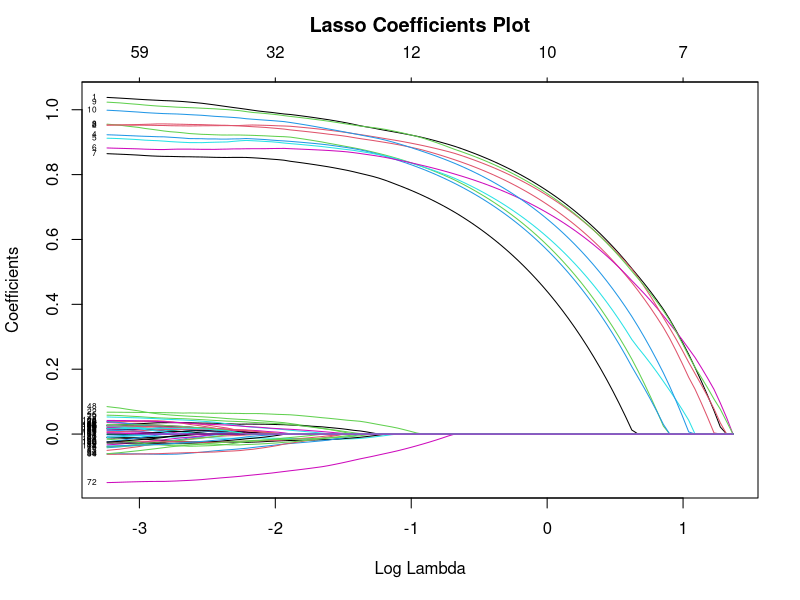
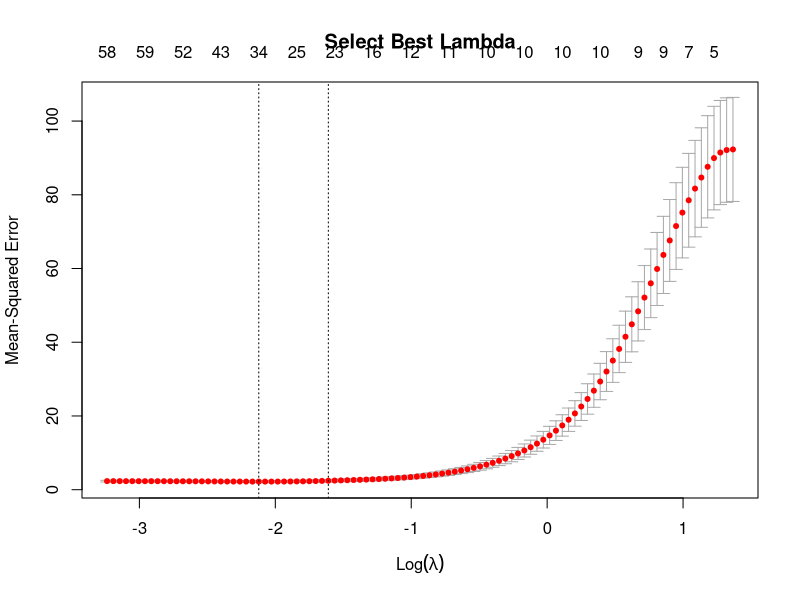

Here is the R script that generated these plots, in order:
setwd("/Users/prasad/Desktop/Jan_2022/Teaching/BAX442/2022/Lectures/Class5/")
rm(list=ls(all=TRUE)) #clear data

# install.packages(c("glmnet"), dependencies=TRUE,repos="https://cloud.r-project.org")

library(glmnet)



# Create simulated data 

set.seed(1234) 								# set seed to generate same data every time you run the code 
n <- 100 									# sample size
p <- 120									# p > n => Big-p Data Problem
pp <- 10 									# true variables (always less than n)
beta1 <- as.matrix(rep(1,10)) 				# 10 coefficients for first five vars as a 5 x 1 vector
beta0 <- as.matrix(rep(0,110))				# 110 insignificant betas as 110 x 1 vector

x <- matrix(runif(n*p, min = 0, max = 10), n, p)	# randon uniform variates from U(0, 10) arranged in matrix n x p

signal <- x[,1:10] %*% beta1				# signal based on first 10 independent variable

non.sig.signal <- x[,11:120] %*% beta0		# insignificant contributions from 110 vars

noise <- rnorm(n)							# random noise (Normal, zero mean, unit variance)

y <- signal + non.sig.signal + noise		# DV based on 100 insignificant vars but we don't know that ex ante


## Can we identify significant variables contributing to the signal 
## even though p = 120 > n = 100. OLS cannot when p > n. 


## Partition training and test data sets

m <- 0.8*n									# 80% training size ==> 20% holdout sample
ts <- sample(1:n,m)							# random draw of 80 out of 100 rows
x.train <-  x[ts,]							
y.train <-  y[ts]

x.test <- x[-ts,]
y.test <- y[-ts]



############ Regularization Models (Ridge, Lasso, Elastic Net) #########


# LASSO when alpha = 1. 
# Ridge Regression when alpha = 0. 
# Elastic Net when alpha = strictly positive fraction Why? Exam Q


# Lasso Regression

out.lasso <- glmnet(x.train, y.train, alpha = 1)     # fits lasso because alpha = 1 vanishes the quadratic penalty

# Coefficients plots

plot(out.lasso, xvar="lambda", label=TRUE)	      # plots estimates vs log(lambda) values. See how *all* estimates tend to zero as lambda increases. Why? Exam Q	
title("Lasso Coefficients Plot",line = 2.5)

# Extract LASSO estimates for specific lambda values

est_1 <-  coef(out.lasso, s = 0.01)			  	  # estimates at lambda = 0.01 => many vars deemed significant, yet their magnitudes differ b/w significant and nonsignificant vars
est_2 <-  coef(out.lasso, s = 0.5)					  # estimates when lambda = 0.5 ==> separation b/w sig an insignifcant vars improves substantially

      
# Optimal Lambda value?  Select by using n-fold cross-validation 

cv.lasso <-  cv.glmnet(x.train, y.train, type.measure = "mse", nfolds = 10)    # 10-fold cross-validation
plot(cv.lasso, main = "Select Best Lambda")								# plot of MSE vs Lambda
lam_est <- cv.lasso$lambda.min											# best lambda --> one that minimizes mse
lasso_est <- coef(out.lasso, s = lam_est)								# best parameter estimates via Lasso


# Prediction Using Test Sample Data

yhat <-  predict(cv.lasso, s = lam_est, newx = x.test)					# x.test provides data from holdout sample
sse.test <-  sum((y.test - yhat)^2)										# sum of square errors in holdout sample
sst.test <-  sum((y.test-mean(y.test))^2)								# total sum of squares around ybar in holdout sample
rsq.test <- 1 - sse.test/sst.test										# R square = 1 - (SSE divided by Total SSE) 

# Practice Qs (Not HW4): 
# Change alpha values from 0 to 1 in steps of 0.1
# Do ridge regression (alpha = 0) 
# Do elastic net (alpha = fraction)
# Do lasso regression (alpha = 1)












  